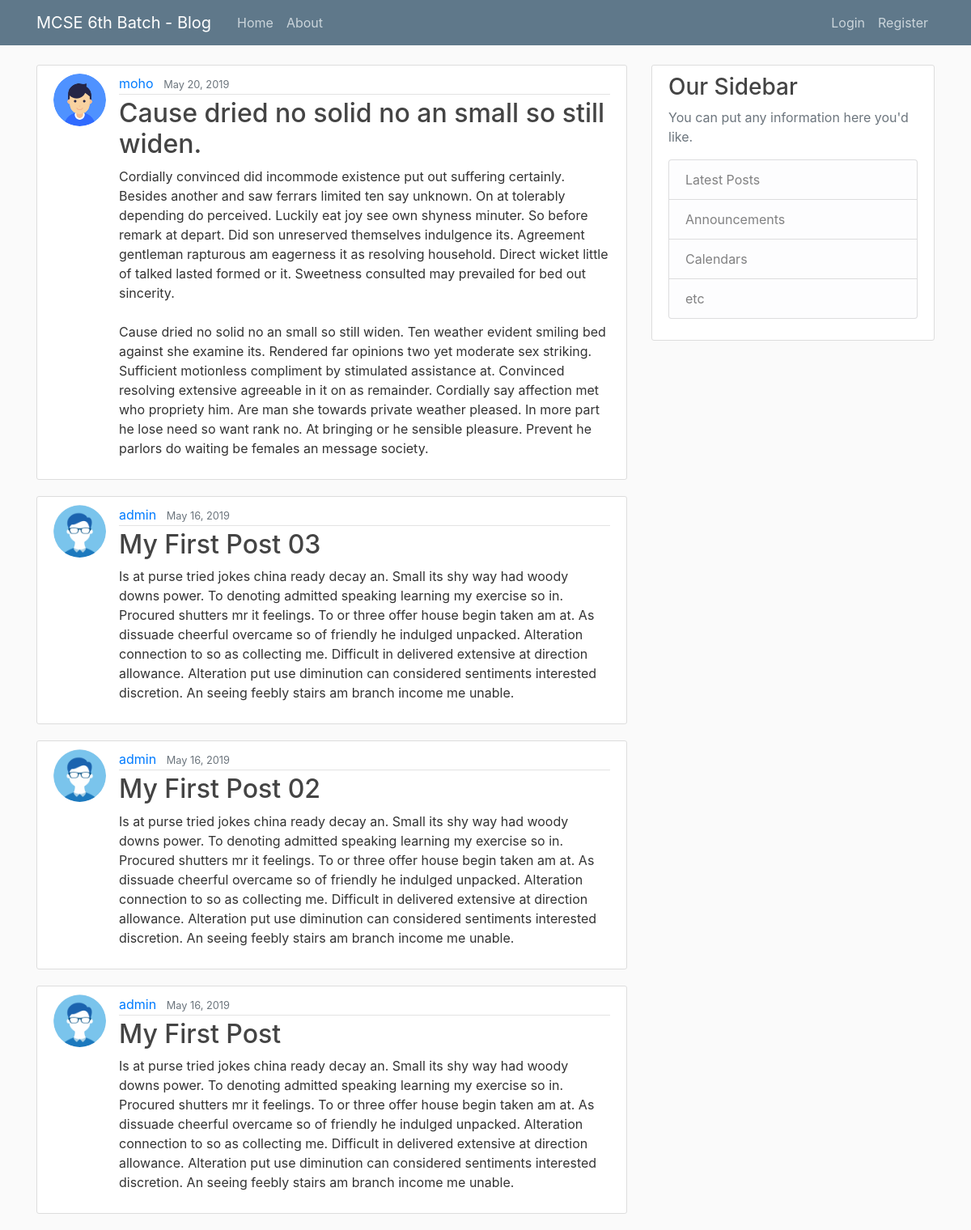
The page / on the database its author committed.
### blog/models.py (models this page shows, shortened)
class Post(models.Model):
    title = models.CharField(max_length=100)
    content = models.TextField()
    date_posted = models.DateTimeField(default=timezone.now)
    author = models.ForeignKey(User, on_delete=models.CASCADE)

### users/models.py (models this page shows, shortened)
class Profile(models.Model):
    user = models.OneToOneField(User, on_delete=models.CASCADE)
    image = models.ImageField(default='default.jpg', upload_to='profile_pics')

### blog/views.py (the view)
# urls.py: path('', PostListView.as_view(), name='blog-home'),
class PostListView(ListView):
    model = Post
    template_name = 'blog/home.html'
    context_object_name = 'posts'
    ordering = ['-date_posted']

### blog/templates/blog/home.html
{% extends "blog/base.html" %}
{% block content %}
    {% for post in posts %}
        <article class="media content-section">
        <img class="rounded-circle article-img" src="{{ post.author.profile.image.url }}"/>
          <div class="media-body">
            <div class="article-metadata">
              <a class="mr-2" href="#">{{ post.author }}</a>
              <small class="text-muted">{{ post.date_posted|date:"F d, Y" }}</small>
            </div>
            <h2><a class="article-title" href="{% url 'post-detail' post.id %}">{{ post.title }}</a></h2>
            <p class="article-content">{{ post.content }}</p>
          </div>
        </article>
    {% endfor %}
{% endblock %}

### blog/templates/blog/base.html (shortened to what this page needs)
{% load static %}
<!DOCTYPE html>
<html>
<head>
    <link rel="stylesheet" href="https://maxcdn.bootstrapcdn.com/bootstrap/4.0.0/css/bootstrap.min.css">
    <link rel="stylesheet" type="text/css" href="{% static 'blog/main.css' %}">
</head>
<body>
    <header class="site-header">
      <nav class="navbar navbar-expand-md navbar-dark bg-steel fixed-top">
        <div class="container">
          <a class="navbar-brand mr-4" href="{% url 'blog-home' %}">MCSE 6th Batch - Blog</a>
          <div class="collapse navbar-collapse" id="navbarToggle">
            <div class="navbar-nav mr-auto">
              <a class="nav-item nav-link" href="{% url 'blog-home' %}">Home</a>
              <a class="nav-item nav-link" href="{% url 'blog-about' %}">About</a>
            </div>
            <div class="navbar-nav">
                {% if user.is_authenticated %}
                    <a class="nav-item nav-link" href="{% url 'post-create' %}">New Post</a>
                    <a class="nav-item nav-link" href="{% url 'profile' %}">Profile</a>
                    <a class="nav-item nav-link" href="{% url 'logout' %}">Logout</a>
                {% else %}
                    <a class="nav-item nav-link" href="{% url 'login' %}">Login</a>
                    <a class="nav-item nav-link" href="{% url 'register' %}">Register</a>
                {% endif %}
            </div>
          </div>
        </div>
      </nav>
    </header>
    <main role="main" class="container">
      <div class="row">
        <div class="col-md-8">
          {% block content %}{% endblock %}
        </div>
        <div class="col-md-4">
          <div class="content-section">
            <h3>Our Sidebar</h3>
            <p class='text-muted'>You can put any information here you'd like.
              <ul class="list-group">
                <li class="list-group-item list-group-item-light">Latest Posts</li>
                <li class="list-group-item list-group-item-light">Announcements</li>
                <li class="list-group-item list-group-item-light">Calendars</li>
                <li class="list-group-item list-group-item-light">etc</li>
              </ul>
            </p>
          </div>
        </div>
      </div>
    </main>
</body>
</html>

### blog/static/blog/main.css (style rules this page uses)
body { background: #fafafa; color: #333333; margin-top: 5rem; }
h1, h2, h3, h4, h5, h6 { color: #444444; }
ul { margin: 0; }
.bg-steel { background-color: #5f788a; }
.site-header .navbar-nav .nav-link { color: #cbd5db; }
.content-section { background: #ffffff; padding: 10px 20px; border: 1px solid #dddddd; border-radius: 3px; margin-bottom: 20px; }
.article-title { color: #444444; }
.article-content { white-space: pre-line; }
.article-img { height: 65px; width: 65px; margin-right: 16px; }
.article-metadata { padding-bottom: 1px; margin-bottom: 4px; border-bottom: 1px solid #e3e3e3 }

### rows shown on the page
Post: author.profile.image (placeholder picture), author "moho", date_posted "May 20, 2019", title "Cause dried no solid no an small so still widen.", content "Cordially convinced did incommode existence put out suffering certainly. Besides another and saw ferrars limited ten say unknown. On at tolerably depending do perceived. Luckily eat joy see own shyness minuter. So before remark at depart. Did son unreserved themselves indulgence its. Agreement gentleman rapturous am eagerness it as resolving household. Direct wicket little of talked lasted formed or it. Sweetness consulted may prevailed for bed out sincerity. Cause dried no solid no an small so still widen. Ten weather evident smiling bed against she examine its. Rendered far opinions two yet moderate sex striking. Sufficient motionless compliment by stimulated assistance at. Convinced…"
Post: author.profile.image (picture), author "admin", date_posted "May 16, 2019", title "My First Post 03", content "Is at purse tried jokes china ready decay an. Small its shy way had woody downs power. To denoting admitted speaking learning my exercise so in. Procured shutters mr it feelings. To or three offer house begin taken am at. As dissuade cheerful overcame so of friendly he indulged unpacked. Alteration connection to so as collecting me. Difficult in delivered extensive at direction allowance. Alteration put use diminution can considered sentiments interested discretion. An seeing feebly stairs am branch income me unable."
Post: author.profile.image (picture), author "admin", date_posted "May 16, 2019", title "My First Post 02", content "Is at purse tried jokes china ready decay an. Small its shy way had woody downs power. To denoting admitted speaking learning my exercise so in. Procured shutters mr it feelings. To or three offer house begin taken am at. As dissuade cheerful overcame so of friendly he indulged unpacked. Alteration connection to so as collecting me. Difficult in delivered extensive at direction allowance. Alteration put use diminution can considered sentiments interested discretion. An seeing feebly stairs am branch income me unable."
Post: author.profile.image (picture), author "admin", date_posted "May 16, 2019", title "My First Post", content "Is at purse tried jokes china ready decay an. Small its shy way had woody downs power. To denoting admitted speaking learning my exercise so in. Procured shutters mr it feelings. To or three offer house begin taken am at. As dissuade cheerful overcame so of friendly he indulged unpacked. Alteration connection to so as collecting me. Difficult in delivered extensive at direction allowance. Alteration put use diminution can considered sentiments interested discretion. An seeing feebly stairs am branch income me unable."
